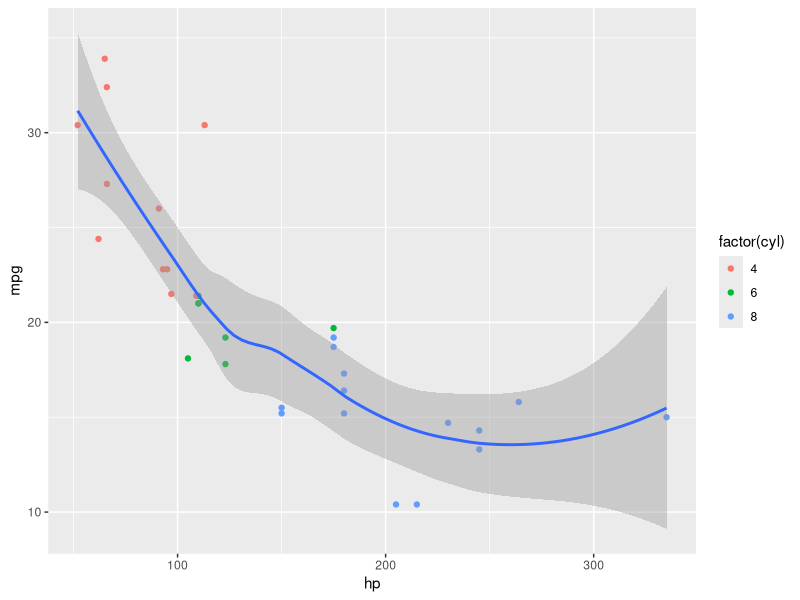

This chart was generated by the following R code:
## ---- chunk 1
#| message=FALSE

library(tidyverse)

mtcars <- as_tibble(datasets::mtcars)

ggplot(mtcars, aes(x = hp, y = mpg)) +
  geom_point(aes(color = factor(cyl))) +
  geom_smooth()
